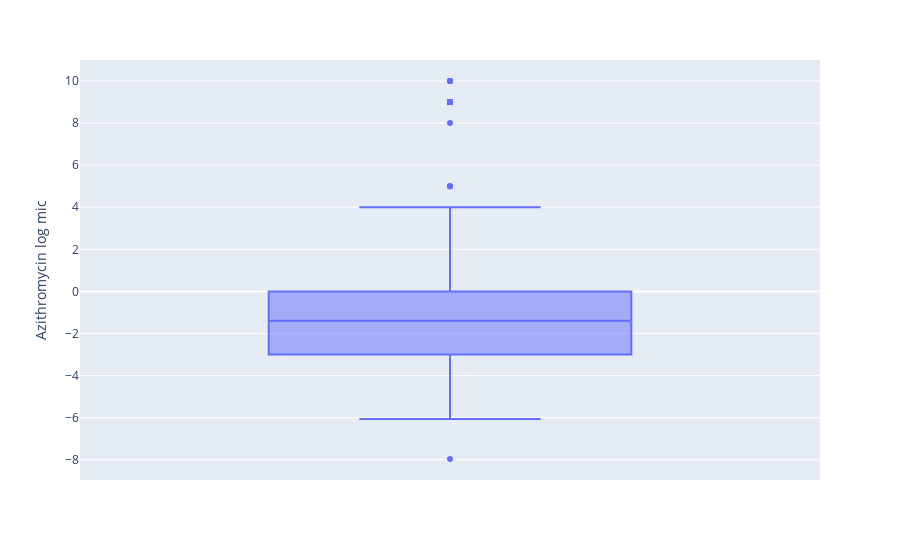

Notebook code for this chart:
### Markdown cell above
## Irregular Data

Detect outliers in your dataset and handle them as needed. Use code comments to make notes about your thought process.

### Code cell
# boxplot to detect outliers
fig = px.box(df, y='Azithromycin log mic')

fig.show()

### Figure 1 — Plotly figure (JSON) as saved in the notebook; plotly's stock layout.template omitted (floating-point values rounded to 4 significant figures; data arrays with more than 128 entries replaced by an {"elided": "..."} marker saying what was removed)
{"data": [{"alignmentgroup": "True", "hovertemplate": "Azithromycin log mic=%{y}<extra></extra>", "legendgroup": "", "marker": {"color": "#636efa"}, "name": "", "notched": false, "offsetgroup": "", "orientation": "v", "showlegend": false, "type": "box", "x0": " ", "xaxis": "x", "y": {"elided": "3786 float values"}, "y0": " ", "yaxis": "y"}], "layout": {"boxmode": "group", "legend": {"tracegroupgap": 0}, "margin": {"t": 60}, "xaxis": {"anchor": "y", "domain": [0, 1]}, "yaxis": {"anchor": "x", "domain": [0, 1], "title": {"text": "Azithromycin log mic"}}}}
